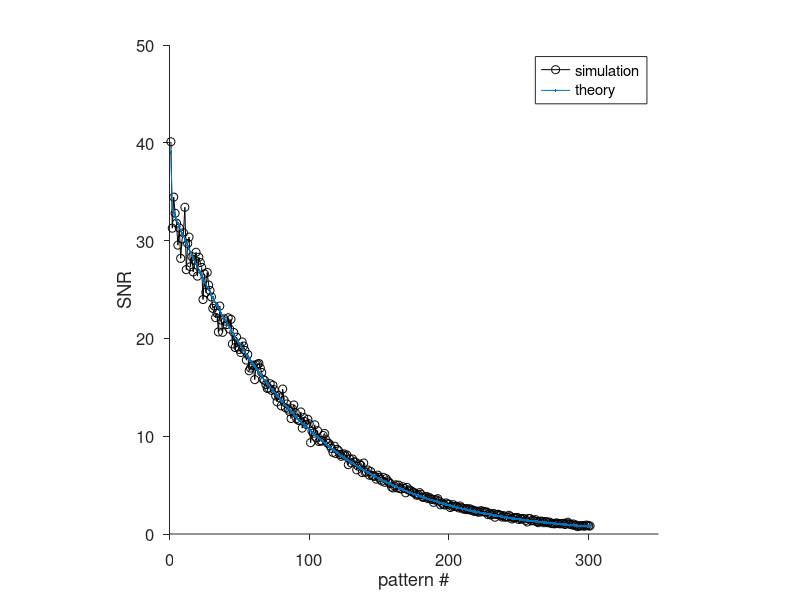
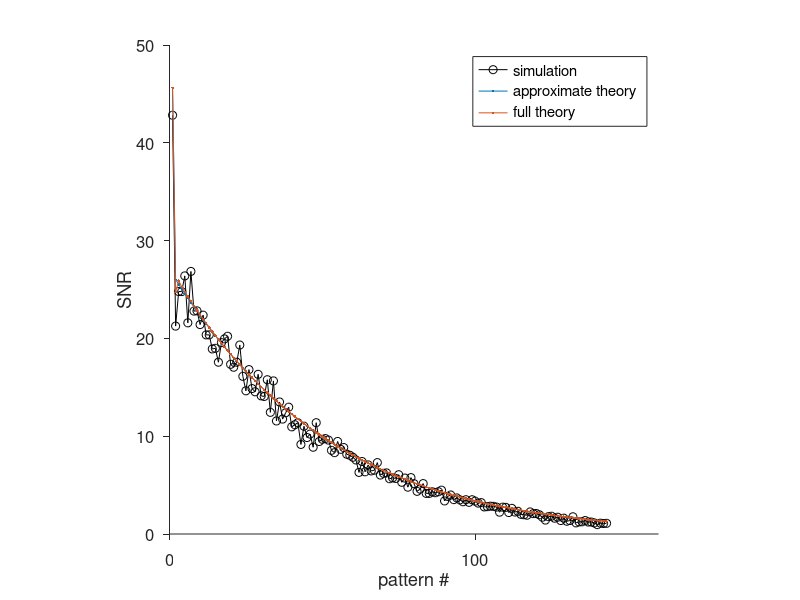

These charts were generated, in order, by the following MATLAB code:
%Plots the simulated data, full theoretical predictions, and approximate
%theoretical predictions for the simple model of btsp (with variable pre
%and postsynaptic sparsities) and the model with temporally correlated
%spiking activity using simulated data with uncorrelated weights.

dat = load('./Calculations/snrdata_btsp_uncorr_N1000_10logN_10logN.csv');
the = load('./Calculations/snr_btsp_uncorr_N1000_10logN_10logN.csv');
app = load('./Calculations/snrapprox_btsp_uncorr_N1000_10logN_10logN.csv');

clf
fs=12;
p = length(the);
figure;
plot(1:p,dat(1:length(the),:),'o-k')
hold on;
plot(1:p,app,'.-')
set(gca,'Ydir','normal')
set(gca,'TickDir','out')
set(gca,'Box','off')
set(gca,'Xtick',[0,100,200,300])
xlabel('pattern #')
ylabel('SNR')
legend({'simulation','theory'})
axis square
set(gca,'FontSize',fs)
%semilogy(app,'.-')


dat = load('./Calculations/snrdata_btsp_uncorr_N800_10logN_5logN_c8.csv');
the = load('./Calculations/snr_btsp_uncorr_N800_10logN_5logN_c8.csv');
app = load('./Calculations/snrapprox_btsp_uncorr_N800_10logN_5logN_c8.csv');

%clf
p = min(length(the),length(dat));
figure;
plot(1:p,dat((1:p),:),'o-k');
hold
plot(1:p,app(1:p),'.-')
plot(1:p,the(1:p),'.-')
set(gca,'Ydir','normal')
set(gca,'TickDir','out')
set(gca,'Box','off')
set(gca,'Xtick',[0,100,200,300])
xlabel('pattern #')
ylabel('SNR')
legend({'simulation','approximate theory','full theory'})
axis square
set(gca,'FontSize',fs)